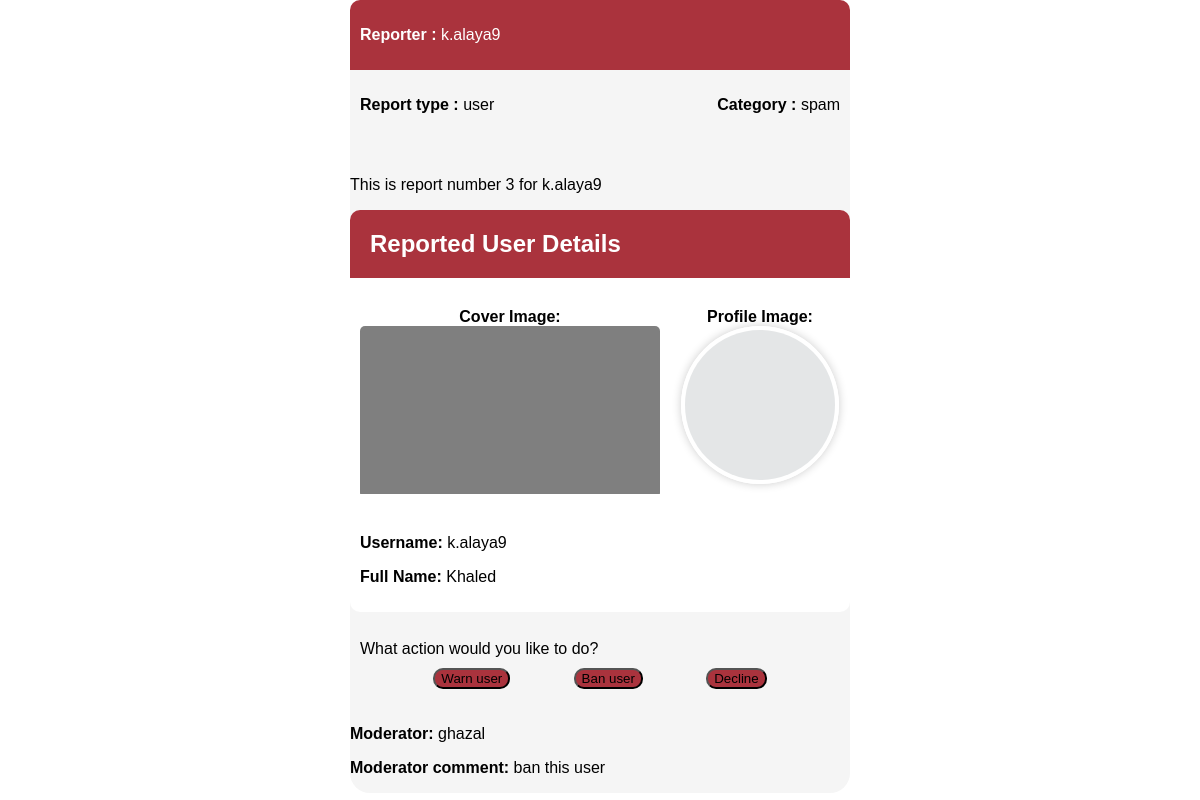
The app's page /report/33 (signed in) with its own data.
### report/models.py (models this page shows, shortened)
class Report(models.Model):
    reporter = models.ForeignKey(CustomUser, on_delete=models.CASCADE, related_name='reporter')
    type = models.CharField(max_length=25, choices=TYPE)
    category = models.CharField(max_length=25, choices=CATEGORY)
    reported_user = models.ForeignKey(CustomUser, on_delete=models.CASCADE, related_name='reported_user')
    description = models.TextField(null=True, blank=True)
    status = models.CharField(max_length=25, choices=STATUS, default='pending')
    reported_post = models.ForeignKey(Post, on_delete=models.SET_NULL, related_name='reported_post', null=True, blank=True)
    reported_chat = models.ForeignKey(Chat, on_delete=models.PROTECT, related_name='reported_chat', null=True, blank=True)
    moderator = models.ForeignKey(CustomUser, on_delete=models.CASCADE, related_name='moderator', null=True, blank=True)
    moderator_comment = models.TextField(null=True, blank=True)
    created_at = models.DateTimeField(auto_now_add=True)
    updated_at = models.DateTimeField(auto_now=True)

### accounts/models.py (models this page shows, shortened)
class CustomUser(AbstractUser):
    email = models.EmailField(blank=False, null=False, unique=True)
    profile_image = models.ImageField(default='profile_images/default.png', upload_to='profile_images/', blank=True, null=True)
    birth_date = models.DateField(blank=True, null=True)
    phone_number = PhoneNumberField(blank=True, null=True)
    gender = models.CharField(blank=True, null=True, max_length=1, choices=GENDER_CHOICES)
    role = models.CharField(max_length=25, choices=ROLE, default='regular-user')
    is_online = models.BooleanField(default=False)
    last_online = models.DateTimeField(blank=True, null=True)
    is_banned = models.BooleanField(default=False)

### main/models.py (models this page shows, shortened)
class Profile(models.Model):
    user = models.OneToOneField(settings.AUTH_USER_MODEL, on_delete=models.CASCADE, related_name='profile')
    cover_image = models.ImageField(default='cover_images/default.jpg', upload_to='cover_images/', blank=True, null=True)
    bio = models.TextField(blank=True, null=True)
    created_at = models.DateTimeField(auto_now_add=True)
    updated_at = models.DateTimeField(auto_now=True)

### report/views.py (the view)
# urls.py: path('<int:pk>', views.ReportDetail.as_view(), name='report-detail'),
class ReportDetail(LoginRequiredMixin, PermissionRequiredMixin, generic.DetailView):
    model = Report
    template_name = 'report/detail_base.html'
    permission_required = 'report.view_report'
    def get_context_data(self, **kwargs):
        context = super().get_context_data(**kwargs)
        report = context['object']
        context['report_form'] = ReportUpdateForm(instance=context['object'])
        context['warn_form'] = WarnForm()
        if report.reported_post:
            context['post'] = report.reported_post
        if report.reported_chat:
            chat = report.reported_chat
            messages = Message.objects.filter(chat=chat)[:10]
            context['chat'] = chat
            context['messages'] = messages
        reported_user = context['object'].reported_user
        report_count = Report.objects.filter(reported_user=reported_user).count()
        context['report_count'] = report_count
        return context

### report/templates/report/detail_base.html (shortened to what this page needs)
{% extends 'base.html' %}
{% block content %}
<div class="report-design" >
{% if report %}
  <div class="header">
    <p><b>Reporter : </b> {{ report.reporter.username }}</p>
  </div>
  <div class="subheader">
    <p><b>Report type : </b> {{report.type}}</p>
    <p><b>Category : </b> {{ report.category }}</p>
  </div>
  <div class="description">
  </div>
  <p>This is report number {{ report_count }} for {{report.reported_user.username}}</p>
<div class="report-container">
  {% if report.type == 'user' %}
    <div class="report-details">
      <div class="report-header">
          <h2 style="display: flex; background-color: #aa333d; padding: 20px; margin: 0%;
          border-top-left-radius: 10px;
          border-top-right-radius: 10px;
          color: white;
          ">Reported User Details</h2>
      </div>
      <div style="padding: 10px;" class="user-images">
        <div class="image-container">
            <b>Cover Image:</b>
            <div class="image-frame">
                <img src="{{ report.reported_user.profile.cover_image.url }}" alt="Reported User CoverImage">
            </div>
        </div>
        <div class="image-container">
            <b>Profile Image:</b>
            <div class="image-frame profile-image-frame">
                <img src="{{ report.reported_user.profile_image.url }}" alt="Reported User Profile Image">
            </div>
        </div>
      </div>
      <div class="user-info" style="padding: 10px;">
        <p><b>Username:</b> {{ report.reported_user.username }}</p>
        <p><b>Full Name:</b> {{ report.reported_user.first_name }} {{ report.reported_user.last_name }}</p>
      </div>
    </div>
  {% endif %}
  </div>
  <br />
  <div class="action">
    What action would you like to do?<br />
    <div class="action-div">
      <div>
        <button onclick="toggleForm()">Warn user</button>
      </div>
      {% if user.role == 'admin' %}
        <div>
          <form action="{% url 'report:ban' report.reported_user.id %}" method="get">
            <button type="submit">Ban user</button><br />
          </form>
        </div>
      {% endif %}
      <div>
        <form action="{% url 'report:decline' report.id %}" method="get">
          <button type="submit">Decline</button><br />
        </form>
      </div>
    </div>
</div>
{% if user.role == 'admin' %}
  <div>
    <p><b>Moderator:</b> {{report.moderator.username}}</p>
    <p><b>Moderator comment:</b> {{report.moderator_comment}}</p>
  </div>
{% endif %}
{% else %}
  <p>Not Found! 404.</p>
{% endif %}
{% endblock %}

### report/templates/report/detail_base.html (style rules this page uses)
body { font-family: Arial, sans-serif; margin: 0; padding: 0; display: flex; justify-content: center; align-items: center; }
.report-design { flex-direction: column; display: flex; justify-self: center; align-self: center; border-radius: 20px; background-color: whitesmoke; height:100%; }
.header { display: flex; justify-content: left; background-color: #aa333d; border-top-left-radius: 10px; border-top-right-radius: 10px; padding: 10px; color: white; }
.subheader { display: flex; justify-content: space-between; padding: 10px; }
.description { padding: 10px; }
.action { padding: 10px; display: flex; flex-direction: column; }
.action-div { padding: 10px; display: flex; justify-content: space-evenly; }
button { border-radius: 10px; background-color: #aa333d; }
.report-container { background-color: white; display: flex; align-self: center; flex-direction: column; width: 500px; border-radius: 10px; }
.user-images { display: flex; gap: 20px; margin-top: 20px; }
.image-container { flex: 1; display: flex; flex-direction: column; align-items: center; }
.image-frame { width: 100%; max-width: 600px; border-radius: 5px; overflow: hidden; }
.profile-image-frame { width: 150px; height: 150px; border-radius: 50%; overflow: hidden; border: 4px solid #fff; box-shadow: 0 0 10px rgba(0, 0, 0, 0.2); }

### records on screen
Report: reporter.username "k.alaya9", type "user", category "spam", reported_user.username "k.alaya9", reported_user.profile.cover_image (placeholder picture), reported_user.profile_image (placeholder picture), reported_user.first_name "Khaled", moderator.username "ghazal", moderator_comment "ban this user"

### other values on screen
{{ report_count }} "3"
